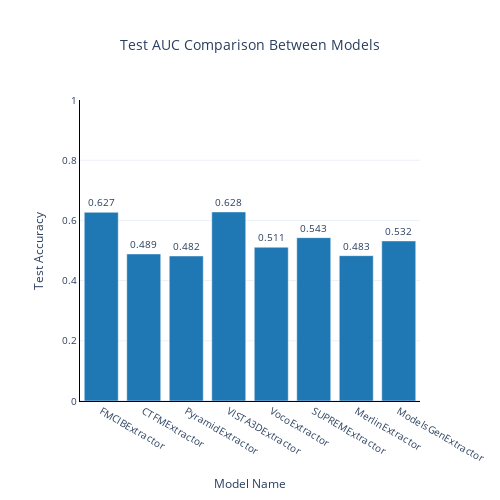

The notebook cell saved with this chart:
### Code cell
# Plot test accuracies
fig = plot_model_comparison(test_accuracies_dict)
fig.show() # Show the plot

### Figure 1 — Plotly figure (JSON) as saved in the notebook; plotly's stock layout.template omitted (floating-point values rounded to 4 significant figures)
{"data": [{"alignmentgroup": "True", "hovertemplate": "Model Name=%{x}<br>Test Accuracy=%{y}<br>text=%{text}<extra></extra>", "legendgroup": "", "marker": {"color": "#1f77b4", "pattern": {"shape": ""}}, "name": "", "offsetgroup": "", "orientation": "v", "showlegend": false, "text": ["0.627", "0.489", "0.482", "0.628", "0.511", "0.543", "0.483", "0.532"], "textposition": "outside", "type": "bar", "x": ["FMCIBExtractor", "CTFMExtractor", "PyramidExtractor", "VISTA3DExtractor", "VocoExtractor", "SUPREMExtractor", "MerlinExtractor", "ModelsGenExtractor"], "xaxis": "x", "y": [0.627, 0.4885, 0.4819, 0.6282, 0.5109, 0.5427, 0.4829, 0.5318], "yaxis": "y"}], "layout": {"barmode": "relative", "font": {"size": 10}, "height": 500, "legend": {"tracegroupgap": 0}, "plot_bgcolor": "rgba(0,0,0,0)", "showlegend": false, "title": {"text": "Test AUC Comparison Between Models", "x": 0.5}, "width": 500, "xaxis": {"anchor": "y", "domain": [0, 1], "linecolor": "black", "ticks": "", "title": {"text": "Model Name"}}, "yaxis": {"anchor": "x", "domain": [0, 1], "linecolor": "black", "range": [0, 1], "ticks": "", "title": {"text": "Test Accuracy"}}}}
